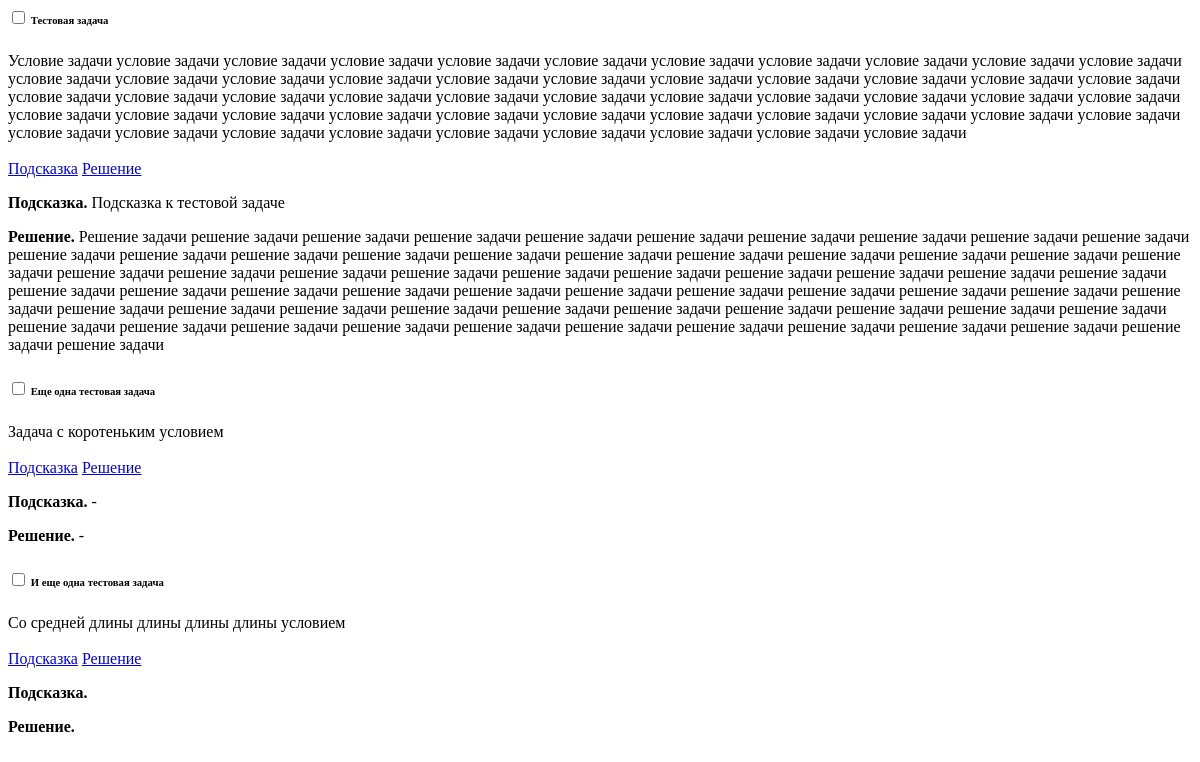
Before: /problems/problems with the older database file.
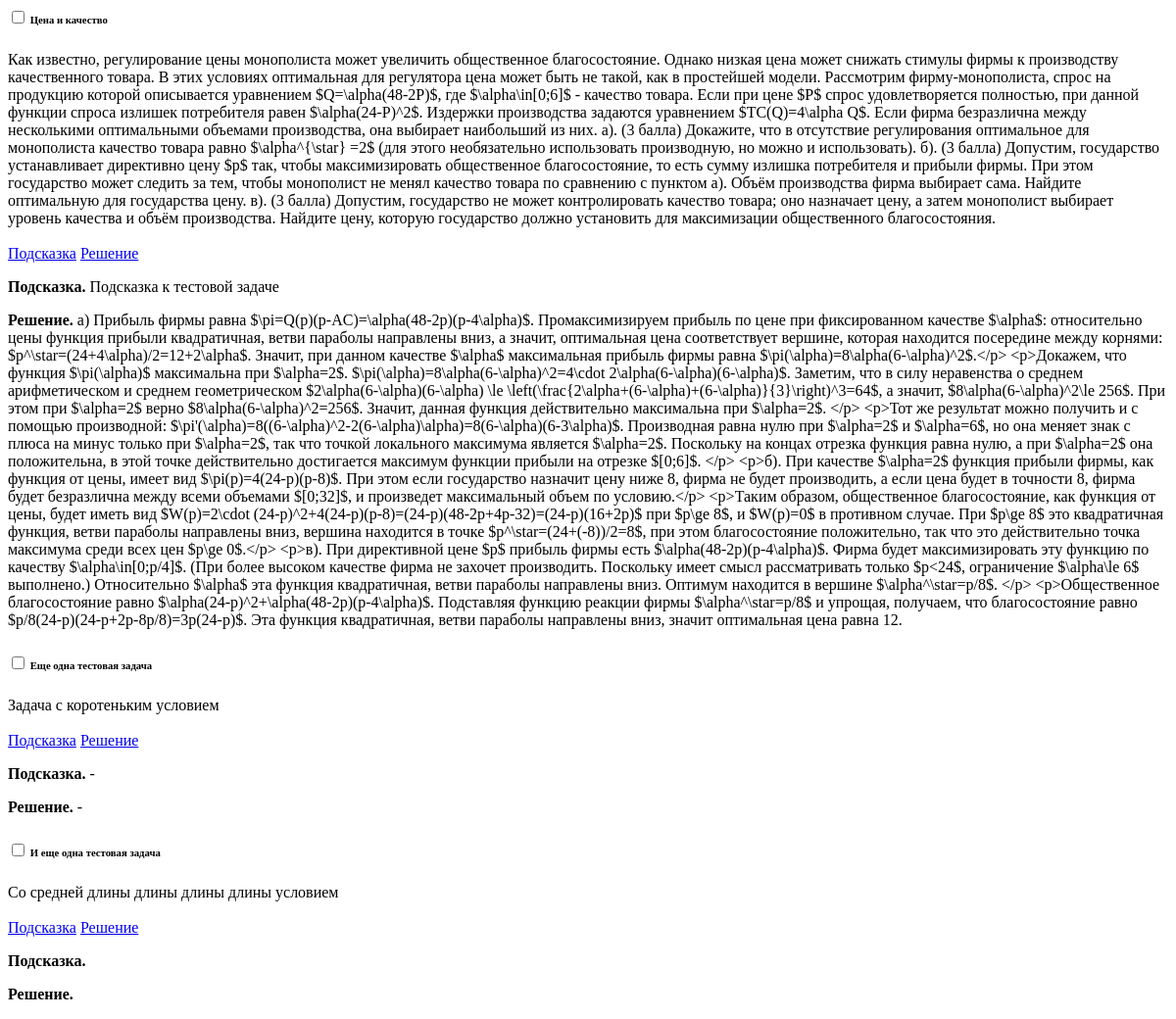
After: the same page with the newer database file.
### problems/models.py (models this page shows, shortened)
class Problem(models.Model):
    name = models.CharField('Название', max_length=200)
    task = models.TextField('Условие')
    short_answer = models.CharField('Ответ (для автоматической проверки)', max_length=200, blank=True)
    solution = models.TextField('Решение', blank=True)
    hint = models.TextField('Подсказка', blank=True)
    assignments = models.ManyToManyField(User, through='Assignment', through_fields=['problem', 'person'])
    class Meta:
        ordering = ['id']

### problems/views.py (the view)
# urls.py: path('problems', views.all_problem_list, name='all_problem_list'),
def all_problem_list(request):
    problems = Problem.objects.all()
    context = {'problems': problems,}
    return render(request, 'problems/problem_list.html', context)

### problems/templates/problems/problem_list.html
{% for problem in problems %}
<div class="problem_in_list">
    <div class="card shadow mb-4">
        <a class="d-block card-header py-3" role="button" aria-expanded="true" aria-controls="collapseCardExample">
          <h6 class="m-0 font-weight-bold text-primary">
              <input type="checkbox" name="problem" value="{{ problem.id }}">
              {{ problem.name }}
          </h6>
        </a>
        <div class="collapse show" id="collapseCardExample">
          <div class="card-body">
            <div class="task">
                {{ problem.task }}
            </div>
            <div class="problem_links">
                <br>
                <a class="btn btn-primary" data-toggle="collapse" href="#hint-{{ problem.id }}" role="button" aria-expanded="false" aria-controls="collapseExample">Подсказка</a>
                <a class="btn btn-primary" data-toggle="collapse" href="#solution-{{ problem.id }}" role="button" aria-expanded="false" aria-controls="collapseExample">Решение</a>
                <p>
                <div class="collapse" id="hint-{{ problem.id }}">
                    <p><b>Подсказка.</b> {{ problem.hint }}
                </div>
                <div class="collapse" id="solution-{{ problem.id }}">
                    <p><b>Решение.</b> {{ problem.solution }}
                </div>
            </div>
          </div>
        </div>
    </div>
</div>
{% endfor %}

Changed rows visible on the page:
changed Problem "Подсказка к тестовой задаче": name "Тестовая задача" → "Цена и качество"; task "Условие задачи условие задачи условие задачи условие задачи условие задачи условие задачи условие задачи условие задачи условие задачи условие задачи условие задачи условие задачи условие задачи условие задачи условие задачи условие задачи условие задачи условие задачи условие задачи условие задачи условие задачи условие задачи условие задачи условие задачи условие задачи условие задачи условие задачи условие задачи условие задачи условие задачи условие задачи условие задачи условие задачи условие задачи условие задачи условие задачи условие задачи условие задачи условие задачи условие задачи условие задачи условие задачи условие задачи условие задачи условие задачи условие задачи условие…" → "Как известно, регулирование цены монополиста может увеличить общественное благосостояние. Однако низкая цена может снижать стимулы фирмы к производству качественного товара. В этих условиях оптимальная для регулятора цена может быть не такой, как в простейшей модели. Рассмотрим фирму-монополиста, спрос на продукцию которой описывается уравнением $Q=\\alpha(48-2P)$, где $\\alpha\\in[0;6]$ - качество товара. Если при цене $P$ спрос удовлетворяется полностью, при данной функции спроса излишек потребителя равен $\\alpha(24-P)^2$. Издержки производства задаются уравнением $TC(Q)=4\\alpha Q$. Если фирма безразлична между несколькими оптимальными объемами производства, она выбирает наибольший из них.…"; solution "Решение задачи решение задачи решение задачи решение задачи решение задачи решение задачи решение задачи решение задачи решение задачи решение задачи решение задачи решение задачи решение задачи решение задачи решение задачи решение задачи решение задачи решение задачи решение задачи решение задачи решение задачи решение задачи решение задачи решение задачи решение задачи решение задачи решение задачи решение задачи решение задачи решение задачи решение задачи решение задачи решение задачи решение задачи решение задачи решение задачи решение задачи решение задачи решение задачи решение задачи решение задачи решение задачи решение задачи решение задачи решение задачи решение задачи решение…" → "а) Прибыль фирмы равна $\\pi=Q(p)(p-AC)=\\alpha(48-2p)(p-4\\alpha)$. Промаксимизируем прибыль по цене при фиксированном качестве $\\alpha$: относительно цены функция прибыли квадратичная, ветви параболы направлены вниз, а значит, оптимальная цена соответствует вершине, которая находится посередине между корнями: $p^\\star=(24+4\\alpha)/2=12+2\\alpha$. Значит, при данном качестве $\\alpha$ максимальная прибыль фирмы равна $\\pi(\\alpha)=8\\alpha(6-\\alpha)^2$.</p> <p>Докажем, что функция $\\pi(\\alpha)$ максимальна при $\\alpha=2$. $\\pi(\\alpha)=8\\alpha(6-\\alpha)^2=4\\cdot 2\\alpha(6-\\alpha)(6-\\alpha)$. Заметим, что в силу неравенства о среднем арифметическом и среднем геометрическом…"
